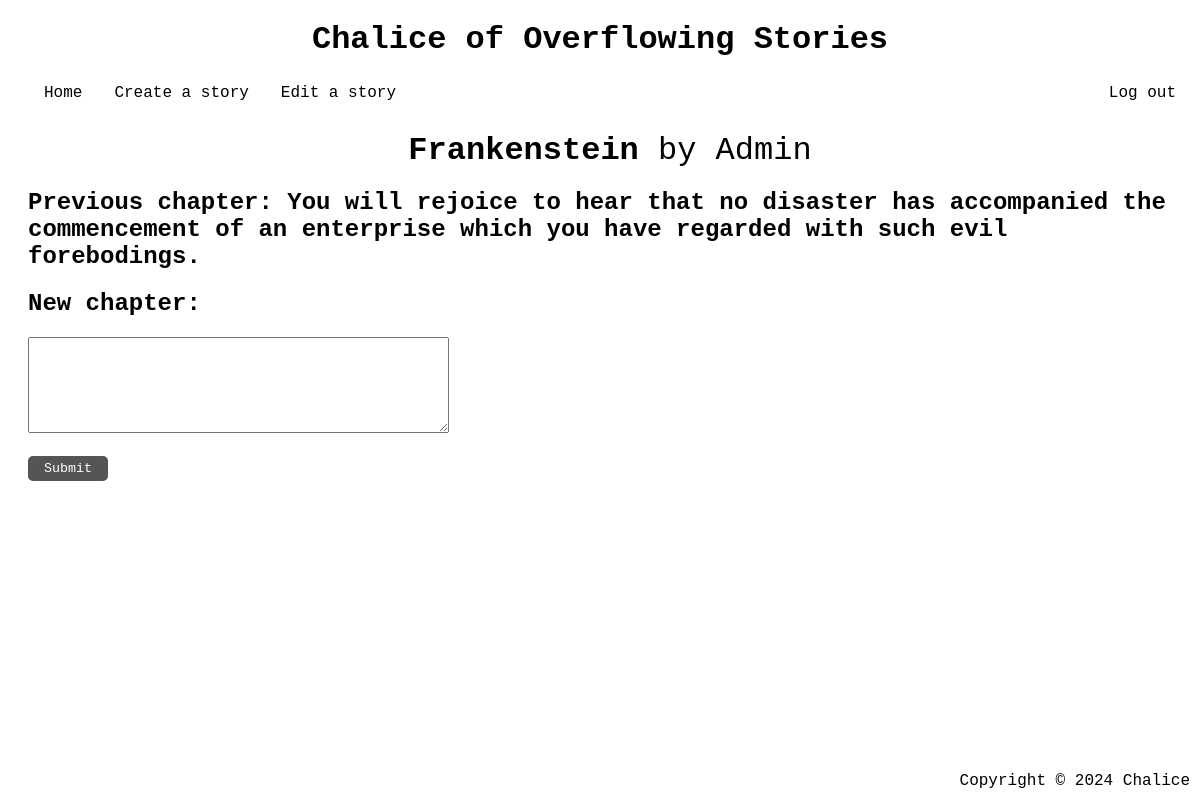
Before: /edit?story_id=1 (signed in) with the older database file.
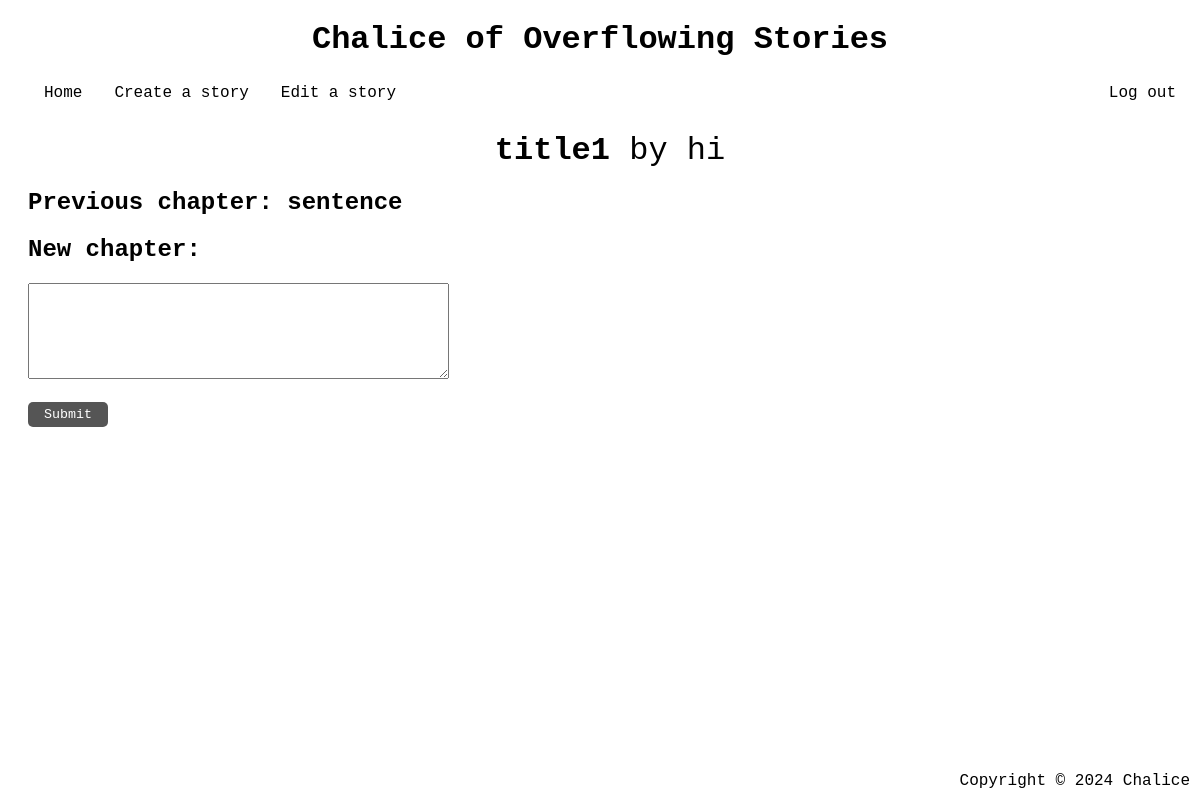
After: the same page with the newer database file.
### tables this page shows
CREATE TABLE stories (story_id INTEGER PRIMARY KEY AUTOINCREMENT, story_name text NOT NULL, chapter_count INT);

CREATE TABLE chapters (story_id INT, chapter_id INT, content text NOT NULL, author, date);

### __init__.py (the view)
@app.route("/edit", methods=["GET", "POST"])
def edit():
    if 'username' not in session:
        return redirect('/login')
    story_id = request.args.get('story_id')
    if not story_id:
        return redirect("/editable")
    story = [story_id, returnStoryTitle(story_id), returnChapters(story_id), returnAuthor(story_id)]
    return render_template("edit.html", story = story)

### story_database.py (called while the page is built)
def returnStoryTitle(story_id):
    db = sqlite3.connect(DB_FILE)
    c = db.cursor()
    c.execute("SELECT story_name FROM stories WHERE story_id =" + str(story_id))
    rows = c.fetchall()
    resp = rows[0]
    return resp[0]

def returnChapters(story_id):
    db = sqlite3.connect(DB_FILE)
    c = db.cursor()
    c.execute("SELECT content FROM chapters WHERE story_id =" + str(story_id))
    rows = c.fetchall()
    resp = []
    for row in rows:
        resp.append(row[0])
    return resp

def returnAuthor(story_id):
    db = sqlite3.connect(DB_FILE)
    c = db.cursor()
    c.execute("SELECT author FROM chapters WHERE story_id =" + str(story_id))
    rows = c.fetchall()
    resp = rows[0]
    return resp[0]

### templates/edit.html (shortened to what this page needs)
<!DOCTYPE html>
<html>
    <head>
        <link href="static/style.css" rel="stylesheet" />
    </head>
    <body>
        <header>
            <h1> Chalice of Overflowing Stories </h1>
        </header>
        <main class="container">
            <nav>
                <br>
                <ul>
                    <li> <a href="http://127.0.0.1:5000/">Home</a> </li>
                    <li> <a href="http://127.0.0.1:5000/create">Create a story</a> </li>
                    <li> <a href="http://127.0.0.1:5000/editable">Edit a story</a> </li>
                    <li style="float:right"> <a href="http://127.0.0.1:5000/logout">Log out</a> </li>
                </ul>
            </nav>
        </main>
        <main class="container">
            <div>
                <h1 style="font-weight:normal"><strong>{{story[1]}}</strong> by {{story[3]}}</h1>
                <h2>Previous chapter: {{story[2][-1]}}</h2>
                <h2>New chapter:</h2>
                <form action="/editcomplete" method="GET, POST">
                    <textarea name="new_chapter" rows="6" cols="50""></textarea>
                    <br><br>
                    <button type="submit" style="width:80px" class="button">Submit</button>
                </form>
            </div>
        </main>
        <footer>
            Copyright © 2024 Chalice
        </footer>
    </body>
</html>

### static/style.css (style rules this page uses)
html { background-color: #ffffff; font-family: 'Courier New', monospace; }
body { background-color: #ffffff; color: black; }
h1 { background-color: #ffffff; color: #000000; text-align: center; margin-bottom: 0; }
.container { display: flex; margin-left: 20px; margin-right: 0; }
nav { flex: 4; }
ul { list-style-type: none; margin: 0; padding: 0; background-color: #a1a1a1; }
li { float: left; }
li a { display: block; color: #000; padding: 8px 16px; text-decoration: none; }
.container div { flex: 4; }
footer { position: fixed; bottom: 0; right: 0; background-color: #ffffff; color: #000000; text-align: right; padding: 10px; }
.button { font-family: 'Courier New', monospace; padding: 5px 10px; background-color: #555; color: white; border: none; border-radius: 5px; cursor: pointer; transition: background-color 0.3s; }

Changed rows visible on the page:
changed stories: story_name "Frankenstein" → "title1"
changed chapters: author "Admin" → "hi"; content "You will rejoice to hear that no disaster has accompanied the commencement of an enterprise which you have regarded with such evil forebodings." → "sentence"
